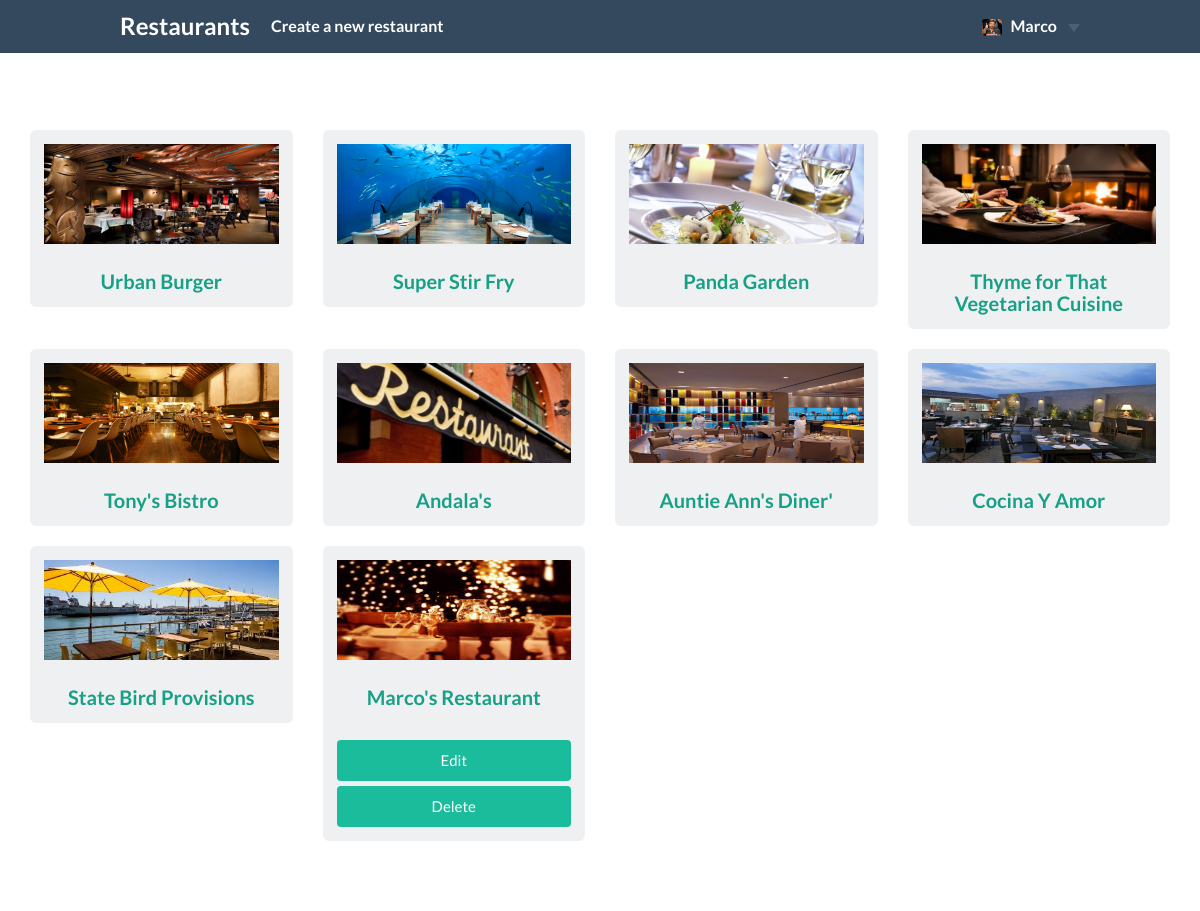
Page /restaurants (signed in) on the committed database.
### restaurantApp/persistence/database_setup.py (models this page shows, shortened)
class Restaurant(Base):
	__tablename__ = 'restaurant'
	id = Column( Integer, primary_key = True )
	name = Column( String(260), nullable = False )
	user_id = Column( Integer, ForeignKey('user.id') )
	picture = Column( String(1000), nullable = True, default='default.jpg')
	user = relationship(User)

### restaurantApp/router/views.py (the view)
@app.route('/')
@app.route("/restaurants")
def showRestaurants():
    user = userData.getCurrentUserInfo()
    restaurants = db.getAllRestaurants()
    return render_template(
        'restaurants.html',
        filesPath = filesHandler.getFilesFolder(),
        restaurants = list(restaurants),
        username = user['name'],
        user_id = user['id'],
        user_picture = user['picture']
    )

### restaurantApp/helpers/filesHandler.py (called while the page is built)
def getFilesFolder():
	return os.path.join( config.data["read_folder"] )

### restaurantApp/persistence/data_access.py (called while the page is built)
def connect(database='sqlite:///restaurantmenu.db'):
    try:
        engine = create_engine(database)
        Base.metadata.bind = engine
        DBSession = sessionmaker( bind = engine )
        session = DBSession()
        return session
    except:
        print("Error: Connection failed")

def closeConnection(session):
    session.close()

def getAllRestaurants():
    session = connect()
    restaurants = session.query(Restaurant).all()
    closeConnection(session)
    return restaurants

### restaurantApp/session/storage.py (called while the page is built)
def get(key):
    if key in session:
        return session[key]
    return None

### restaurantApp/session/userData.py (called while the page is built)
def getCurrentUserInfo():
    return {
        'id' : session.get('user_id'),
        'name' : session.get('username'),
        'picture' : session.get('picture'),
        'email' : session.get('email'),
    }

### restaurantApp/templates/restaurants.html (shortened to what this page needs)
<!DOCTYPE html>
<html>
	<head>
		<link rel="stylesheet" href="{{ url_for('static', filename='vendor/bootstrap-3.3.5-dist/css/bootstrap.min.css') }}">
		<link rel="stylesheet" href="{{ url_for('static', filename='vendor/Flat-UI/css/flat-ui.min.css') }}">
		<link rel="stylesheet" href="{{ url_for('static', filename='css/styles.css') }}">
	</head>
	</body>
		<header class="header clearfix">
			<nav class="navbar navbar-inverse navbar-fixed-top" role="navigation">
				<div class="navbar-header">
					<a class="navbar-brand" href="#">Restaurants</a>
				</div>
				<div class="collapse navbar-collapse" id="navbar-collapse-01">
					{% if username %}
					<ul class="nav navbar-nav navbar-left">
						<li><a href='{{url_for('newRestaurant') }}'>Create a new restaurant</a></li>
					</ul>
					{% endif %}
					<ul class="nav navbar-nav navbar-right">
						{% if username %}
						<li class="dropdown">
							<a href="#" class="dropdown-toggle" data-toggle="dropdown">
								{% if user_picture %}
									<img src="{{user_picture}}" alt="{{ username }}">
								{% endif %}
								{{ username }}
								<b class="caret"></b>
							</a>
						</li>
						{% else %}
						<li>
							<a href='{{ url_for('showLogin') }}'>Login</a>
						</li>
						{% endif %}
					</ul>
				</div>
			</nav>
		</header>
		<main class="container">
			<div class="container-fluid">
				{% if restaurants|length > 0 %}
					<section class="row">
						{% for restaurant in restaurants %}
							<div class="col-md-3 col-sm-6 col-xs-12">
								<div class="tile restaurant">
									<a href='{{url_for('showmenu', restaurant_id = restaurant.id) }}'>
										<img class="tile-image" src="{{filesPath}}/{{restaurant.picture}}" alt="{{restaurant.name}}">
										<h3 class="tile-title">{{restaurant.name}}</h3>
									</a>
									{% if username and restaurant.user_id == user_id %}
										<br>
										<a class="btn btn-primary btn-large btn-block" href ='{{url_for('editRestaurant', restaurant_id = restaurant.id) }}'>Edit</a>
										<a class="btn btn-primary btn-large btn-block" href ='{{url_for('deleteRestaurant', restaurant_id = restaurant.id) }}'>Delete</a>
									{% endif %}
								</div>
							</div>
							{% if loop.index is divisibleby 4 %}
								<div class="clearfix visible-md-block visible-lg-block"></div>
							{% endif %}
						{% endfor %}
					</section>
				{% else %}
					<h4>There are no restaurants to display! </h4> <p>Start by creating a <a href='{{url_for('newRestaurant') }}'>new restaurant</a> .</p>
					<br>
					<br>
					<br>
				{% endif %}
			</div>
		</main>
		<footer>
			<div class="container">
				<div class="row">
					<div class="col-xs-7">
						<h3 class="footer-title">About Restaurant app</h3>
						<p>
						</p>
					</div>
					<div class="col-xs-5 hidden-xs">
						<div class="footer-banner">
						<h3 class="footer-title">Contacts</h3>
							<ul>
								<li><strong>email:</strong> <span>mpires@leya.com</span></li>
							</ul>
						</div>
					</div>
				</div>
			</div>
		</footer>
	</body>
</html>

### restaurantApp/static/css/styles.css (style rules this page uses)
main.container { position: absolute; top: 0; min-height: 95%; width: 100%; z-index: 1; margin-bottom: 315px; -webkit-box-shadow: 1px 1px 5px 1px rgba(0,0,0,.5); box-shadow: 1px 1px 5px 1px rgba(0,0,0,.5); }
main:not(.login-wrapper) { background-color: #fff; padding-top : 130px; padding-bottom : 50px; }
.navbar { padding: 0 10%; }
.navbar-brand { padding: 14px 0; margin: 0; }
.container-fluid { max-width: 1200px; }
@media (min-width: 768px) { .navbar-collapse .navbar-nav.navbar-left:first-child { margin-left: 0 !important; } }
.tile-image { max-width : 100%; min-width : 100%; margin-top : 0; box-sizing : border-box; background : #CCC url(../img/default.jpg) center center no-repeat!important; text-indent: -9999px; background-size: cover; color: transparent!important; -webkit-appearance: none!important; }
footer { position: fixed; width: 100%; bottom: 0; border-top: 1px solid; min-height: 310px; }
footer .container { margin: 0 auto; }
.btn + .btn { margin-right: 5px; }
.btn { position: relative; }
.restaurant { min-width: 200px; max-width: 450px; margin-left: auto; margin-right: auto; }
.navbar-collapse .navbar-nav.navbar-right:last-child>.dropdown:last-child>a { -webkit-border-radius: 0; -moz-border-radius: 0; -ms-border-radius: 0; -o-border-radius: 0; border-radius: 0; }
.navbar .navbar-right .dropdown img { max-width: 20px; border-radius: 3px; vertical-align: sub; margin-right: 5px; }

### rows in the picture
Restaurant: picture (picture), name "Urban Burger"
Restaurant: picture (picture), name "Super Stir Fry"
Restaurant: picture (picture), name "Panda Garden"
Restaurant: picture (picture), name "Thyme for That Vegetarian Cuisine"
Restaurant: picture (picture), name "Tony's Bistro"
Restaurant: picture (picture), name "Andala's"
Restaurant: picture (picture), name "Auntie Ann's Diner'"
Restaurant: picture (picture), name "Cocina Y Amor"
Restaurant: picture (picture), name "State Bird Provisions"
Restaurant: picture (picture), name "Marco's Restaurant"

### other values in the picture
{{ username }} "Marco"
